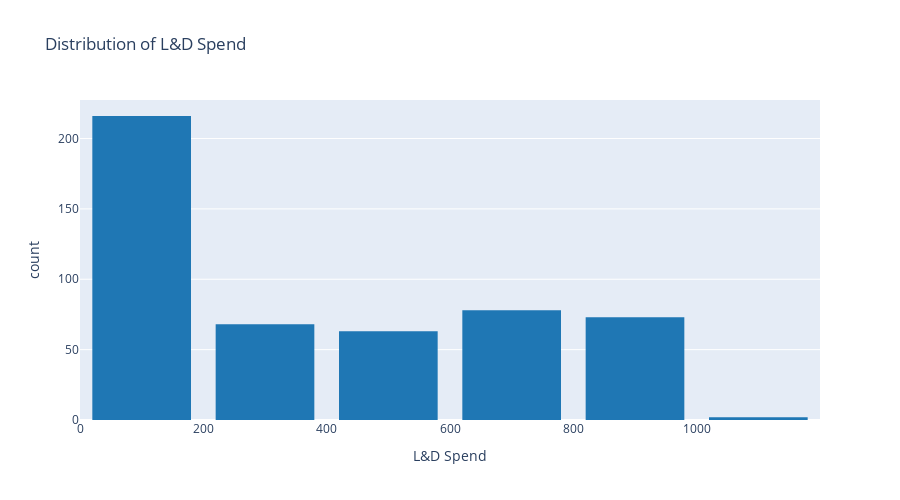

This figure's notebook cell:
### Markdown cell above
## Distribution of L&D Spend

### Code cell
fig1 = px.histogram(
    emp_combined,
    x="ld_spend",
    nbins=10,
    title="Distribution of L&D Spend",
    labels={"ld_spend": "L&D Spend"},
    color_discrete_sequence=["#1f77b4"]
)
fig1.update_layout(bargap=0.2, height=500)
fig1.show()

### Figure 1 — Plotly figure (JSON) as saved in the notebook; plotly's stock layout.template omitted (floating-point values rounded to 4 significant figures; data arrays with more than 128 entries replaced by an {"elided": "..."} marker saying what was removed)
{"data": [{"alignmentgroup": "True", "bingroup": "x", "hovertemplate": "L&D Spend=%{x}<br>count=%{y}<extra></extra>", "legendgroup": "", "marker": {"color": "#1f77b4", "pattern": {"shape": ""}}, "name": "", "nbinsx": 10, "offsetgroup": "", "orientation": "v", "showlegend": false, "type": "histogram", "x": {"elided": "500 int values"}, "xaxis": "x", "yaxis": "y"}], "layout": {"bargap": 0.2, "barmode": "relative", "height": 500, "legend": {"tracegroupgap": 0}, "title": {"text": "Distribution of L&D Spend"}, "xaxis": {"anchor": "y", "domain": [0, 1], "title": {"text": "L&D Spend"}}, "yaxis": {"anchor": "x", "domain": [0, 1], "title": {"text": "count"}}}}
